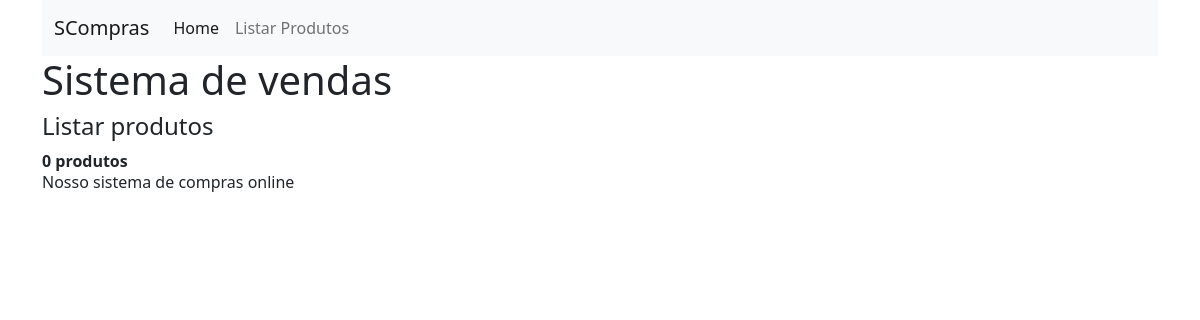
The page /produtos/listar_produtos/ on the database as committed earlier.
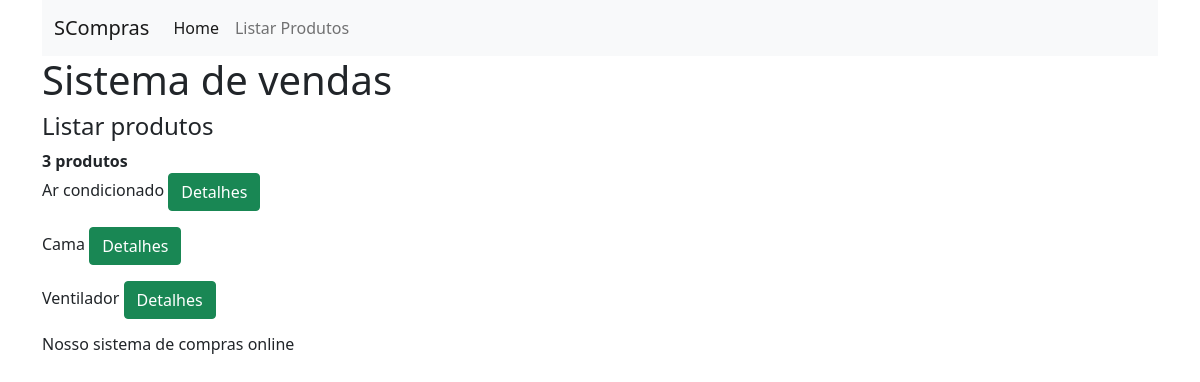
The same page on the database as committed later.
### Produtos/models.py (models this page shows)
class Produto(models.Model):
    nome = models.CharField(max_length=200, verbose_name="Nome")
    fornecedor = models.CharField(max_length=200, verbose_name="Fornecedor")
    qnt_em_estoque = models.PositiveIntegerField(verbose_name="Quantidade em estoque", null=True)
    preco_de_venda = models.DecimalField(max_digits=10, decimal_places=2, verbose_name="Preço de venda")
    desconto = models.DecimalField(max_digits=10, decimal_places=2, verbose_name="Desconto", null=True, blank=True)
    favorito = models.BooleanField(default=False)
    def __str__(self):
        return self.nome
    class Meta:
        ordering = ['nome', 'fornecedor']

### Produtos/views.py (the view)
# urls.py: path('listar_produtos/', views.listar_produtos, name='listar_produtos'),
def listar_produtos(request):
    produtos = Produto.objects.all()
    informacoes = {
        'lista_produtos': produtos
    }
    return render(request, 'Produtos/listar_produtos.html', informacoes)

### Templates/Produtos/listar_produtos.html
{% extends "base.html" %}
{% block subtitulo %}
Listar produtos
{% endblock %}
{% block conteudo %}
<strong>{{lista_produtos|length}} produtos</strong>
    {% for produto in lista_produtos  %}
        <p id="id_{{produto.nome}}_{{produto.fornecedor}}">{{produto}}
            <a id="id_button_{{produto.pk}}" class="btn btn-success" href="{% url 'produtos:detalhes_produto' pk=produto.pk %}">Detalhes</a>
        </p>
    {% endfor %}
{% endblock %}
{% block rodape %}
Nosso sistema de compras online
{% endblock %}

### Templates/base.html (shortened to what this page needs)
<!DOCTYPE html>
<html lang="en">
<head>
    <link href="https://cdn.jsdelivr.net/npm/bootstrap@5.0.1/dist/css/bootstrap.min.css" rel="stylesheet">
</head>
<body>
    <div class="container">
        <nav class="navbar navbar-expand-lg navbar-light bg-light">
            <div class="container-fluid">
            <a class="navbar-brand" href="#">SCompras</a>
            <div class="collapse navbar-collapse" id="navbarNav">
                <ul class="navbar-nav">
                <li class="nav-item">
                    <a class="nav-link active" aria-current="page" href="#">Home</a>
                </li>
                <li class="nav-item">
                    <a class="nav-link" href="">Listar Produtos</a>
                </li>
                </ul>
            </div>
            </div>
        </nav>
        <h1>Sistema de vendas</h1>
        <h4>
            {% block subtitulo %}
            {% endblock %}
        </h4>
        {% block conteudo %}
        {% endblock %}
        <h6>
            {% block rodape %}
            {% endblock %}
        </h6>
    </div>
</body>
</html>

Rows that differ between the two databases and show on the page:
added Produto: nome "Ar condicionado"
added Produto: nome "Cama"
added Produto: nome "Ventilador"
Other text that changed with them:
{{ lista_produtos|length }}: "0" → "3"
